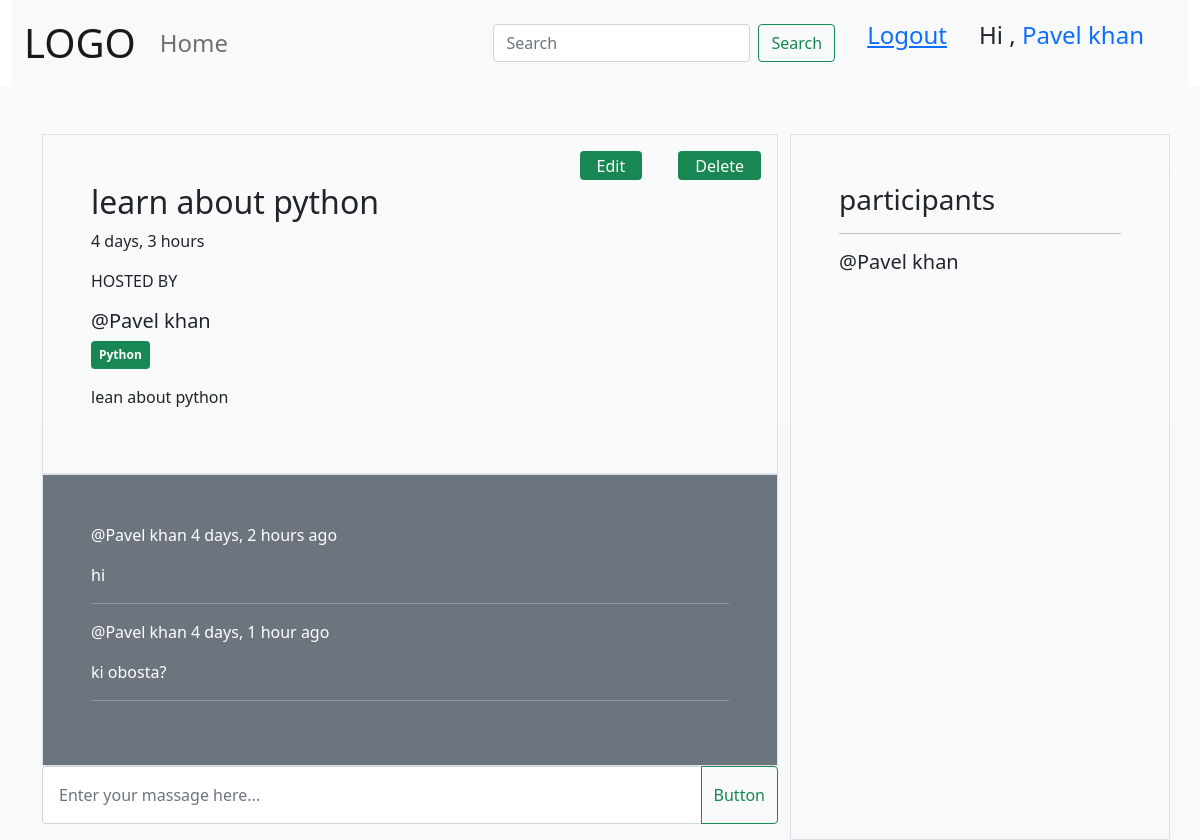
The page /room/7/ (signed in) on the database its author committed.
### base/models.py (models this page shows, shortened)
class CustomUser(AbstractUser):
  name = models.CharField(max_length=200, null= True)
  email = models.EmailField(unique = True)
  bio = models.TextField()
  USERNAME_FIELD = 'email'
  REQUIRED_FIELDS = []
  objects = CustomUserManager()
  def __str__(self):
    return str(self.name)

class RoomModel(models.Model):
  host = models.ForeignKey(CustomUser, on_delete=models.SET_NULL, null=True)
  topic = models.ForeignKey('TopicModel', on_delete=models.SET_NULL, null=True)
  name = models.CharField(max_length=200)
  description = models.TextField(null=True, blank=True)
  participants = models.ManyToManyField(CustomUser, related_name='participants', blank=True)
  updated = models.DateTimeField(auto_now=True)
  created = models.DateTimeField(auto_now_add=True)
  class Meta:
    ordering = ['-updated','-created']

class TopicModel(models.Model):
  name = models.CharField(max_length=200)
  def __str__(self):
      return self.name

class MassageModel(models.Model):
  user = models.ForeignKey(CustomUser, on_delete=models.CASCADE)
  room = models.ForeignKey("RoomModel", on_delete=models.CASCADE)
  body = models.TextField()
  updated = models.DateTimeField(auto_now=True, null=True, blank=True)
  created = models.DateTimeField(auto_now_add=True, null=True, blank=True)

### base/views.py (the view, shortened to what this page needs)
# urls.py: path('room/<str:pk>/', views.room, name='room'),
def room(request,pk):
  room = RoomModel.objects.get(id=pk)
  room_massage = room.massagemodel_set.all()
  participants = room.participants.all()
  context={'room': room, 'room_massage': room_massage, 'participants': participants}
  return render(request, "room.html", context)

### base/templates/room.html (shortened to what this page needs)
{% extends "main.html" %} {% block content %}
<div class="container pt-5">
  <div class="row">
    <div class="col-8">
      <div class="position-relative border p-5">
        <h2>{{room.name}}</h2>
        <div class="position-absolute top-0 end-0">
        {% if request.user == room.host %}
        <a class="btn badge bg-success px-3 m-3 fs-6 fw-normal" href="{% url 'update_room' room.id %}">Edit</a>
        <a class="btn badge bg-success px-3 m-3 fs-6 fw-normal" href="{% url 'delete_room' room.id %}">Delete</a>
        {% endif %}
        </div>
        <p>{{room.created|timesince}}</p>
        <p>HOSTED BY</p>
        <h5>@{{room.host}}</h5><span class="badge bg-success p-2">{{room.topic}}</span>
        <p class="my-3">{{room.description}}</p>
      </div>
      <div class="text-white bg-secondary border p-5">
        {% for massage in room_massage %}
        <p>@{{massage.user}} <span>{{massage.updated|timesince}} ago</span></p>
        <p>{{massage.body}}</p>
        <hr/>
        {% endfor %}
      </div>
      <div>
        {% if request.user.is_authenticated %}
        <form method="POST" action="">
          <div class="input-group mb-3">
            <input type="text" name="body" class="form-control p-3" placeholder="Enter your massage here..." aria-describedby="button-addon2">
            <button class="btn btn-outline-success" type="submit" id="button-addon2">Button</button>
          </div>
        </form>
        {% endif %}
      </div>
    </div>
    <div class="col-4 border p-5" >
      <h3>participants<h3>
      <hr>
      <div class="">
      {% for user in participants %}
        <p href="#" class="fs-5" >@{{user.name}}</p>
      {% endfor %}
      </div>
    </div>
  </div>
</div>
{% endblock content %}

### templates/navbar.html (shortened to what this page needs)
<div class="container-fluid ">
  <nav class="navbar navbar-expand-lg navbar-light bg-light align-items-center">
    <div class="container-fluid">
      <a class="navbar-brand fs-1" href="{% url 'home' %}">LOGO</a>
      <div class="collapse navbar-collapse" id="navbarSupportedContent">
        <ul class="navbar-nav me-auto mb-2 mb-lg-0">
          <li class="nav-item">
            <a
              class="nav-link fs-4"
              href="{% url 'home' %}"
              >Home</a
            >
          </li>
        </ul>
        <form class="d-flex" method="GET" action="{% url 'home' %}">
          <input
            class="form-control me-2"
            type="search"
            placeholder="Search"
            aria-label="Search"
            name="q"
          />
          <button class="btn btn-outline-success" type="submit">Search</button>
        </form>
        <div class="d-flex mx-3 fs-4">
          {% if request.user.is_authenticated %}
          <a class="mx-3" href="{% url 'userlogout' %}">Logout</a>
          <p class="mx-3 " >Hi ,<a href="{% url 'profile' request.user.id %}" class="text-decoration-none" > {{request.user}}</a></p>
          {% else %}
          <a class="mx-3" href="{% url 'userlogin' %}">Login</a>
          <a class="mx-3" href="{% url 'userregister' %}"> Register </a>
          {% endif %}
        </div>
      </div>
    </div>
  </nav>
</div>

### rows shown on the page
CustomUser: user "Pavel khan", name "Pavel khan"
RoomModel: name "learn about python", created "4 days, 3 hours", host "Pavel khan", topic "Python", description "lean about python"
MassageModel: user "Pavel khan", updated "4 days, 2 hours", body "hi"
MassageModel: user "Pavel khan", updated "4 days, 1 hour", body "ki obosta?"
